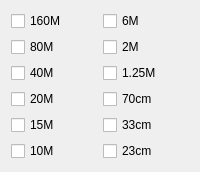
     <widget class="QWidget" name="bands_tab">
      <attribute name="title">
       <string>Bands</string>
      </attribute>
      <layout class="QGridLayout" name="gridLayout_9">
       <item row="1" column="1">
        <widget class="QCheckBox" name="activate_2m">
         <property name="text">
          <string>2M</string>
         </property>
        </widget>
       </item>
       <item row="2" column="1">
        <widget class="QCheckBox" name="activate_1dot25">
         <property name="text">
          <string>1.25M</string>
         </property>
        </widget>
       </item>
       <item row="2" column="0">
        <widget class="QCheckBox" name="activate_40m">
         <property name="text">
          <string>40M</string>
         </property>
        </widget>
       </item>
       <item row="1" column="0">
        <widget class="QCheckBox" name="activate_80m">
         <property name="text">
          <string>80M</string>
         </property>
        </widget>
       </item>
       <item row="0" column="0">
        <widget class="QCheckBox" name="activate_160m">
         <property name="text">
          <string>160M</string>
         </property>
        </widget>
       </item>
       <item row="0" column="1">
        <widget class="QCheckBox" name="activate_6m">
         <property name="text">
          <string>6M</string>
         </property>
        </widget>
       </item>
       <item row="3" column="0">
        <widget class="QCheckBox" name="activate_20m">
         <property name="text">
          <string>20M</string>
         </property>
        </widget>
       </item>
       <item row="4" column="0">
        <widget class="QCheckBox" name="activate_15m">
         <property name="text">
          <string>15M</string>
         </property>
        </widget>
       </item>
       <item row="5" column="0">
        <widget class="QCheckBox" name="activate_10m">
         <property name="text">
          <string>10M</string>
         </property>
        </widget>
       </item>
       <item row="3" column="1">
        <widget class="QCheckBox" name="activate_70cm">
         <property name="text">
          <string>70cm</string>
         </property>
        </widget>
       </item>
       <item row="4" column="1">
        <widget class="QCheckBox" name="activate_33cm">
         <property name="text">
          <string>33cm</string>
         </property>
        </widget>
       </item>
       <item row="5" column="1">
        <widget class="QCheckBox" name="activate_23cm">
         <property name="text">
          <string>23cm</string>
         </property>
        </widget>
       </item>
      </layout>
     </widget>
